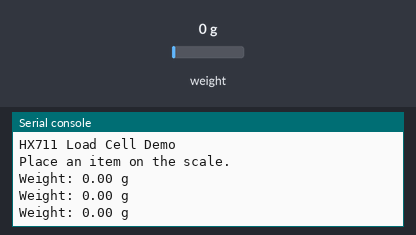
A program run on a simulated Raspberry Pi Pico running MicroPython. Parts: the last lines printed to the serial console. The inputs (shaded band) are chosen by the test bench; at power-on: weight on the scale 0 g.

Above: at 3.2 s.
3.3 s: weight on the scale set to 100 g
At 4.0 s:
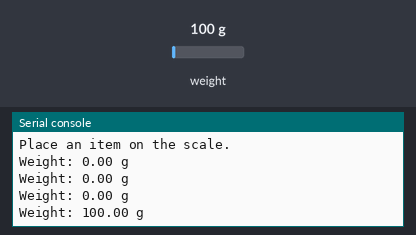
4.8 s: weight on the scale set to 1250 g
At 5.5 s:
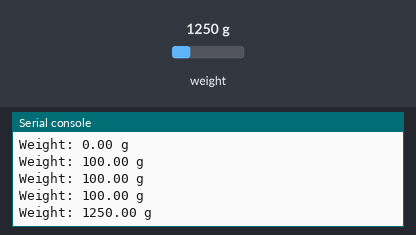
Timing chart, 0 to 7.8 s (numbered marks = the images above; inputs shaded):
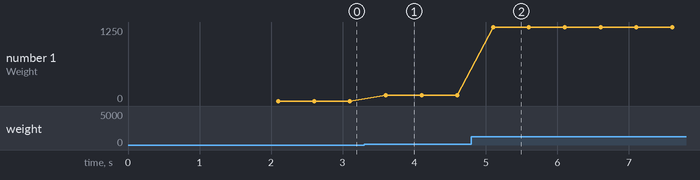

Measured:
- after the input at 3.3 s, the serial console: prints a new line after 0.30 s (image 1)
- after the input at 4.8 s, the serial console: prints a new line after 0.30 s (image 2)
- plotted number 1: 0 → 100 after the input at 3.3 s, 100 → 1250 after the input at 4.8 s

The program:

example.py
```python
# MicroPython example for Raspberry Pi Pico: uses a local hx711.py driver to tare by averaging multiple readings, applies a scale factor, and computes/prints weight in grams periodically.
#
# Buy this module: https://shillehtek.com/products/hx711-weighing-pressure-sensor-module-large-presoldered
# Full manual: https://shillehtek.com/blogs/shillehtek-product-manuals/hx711-weighing-pressure-sensor-module-large-presoldered-manual
# More examples: https://github.com/shillehbean/shillehtek-examples
#

# HX711 Load Cell Amplifier - Pico MicroPython Example
# Library: hx711.py by endail (copy to your Pico as hx711.py)
# DT  -> GP14 (physical pin 19)
# SCK -> GP15 (physical pin 20)

from machine import Pin
from hx711 import hx711
import time

DT_PIN  = Pin(14, Pin.IN, pull=Pin.PULL_DOWN)
SCK_PIN = Pin(15, Pin.OUT)

scale = hx711(SCK_PIN, DT_PIN)
scale.set_gain(128)

# Tare: read current zero point
print("Taring...")
tare = 0
for _ in range(20):
    tare += scale.read()
    time.sleep_ms(50)
tare //= 20
print("Tare value:", tare)

# Replace with your calibrated scale factor
SCALE_FACTOR = 420.0

print("HX711 Load Cell Demo")
print("Place an item on the scale.")

while True:
    raw = scale.read()
    weight_g = (raw - tare) / SCALE_FACTOR
    print("Weight: {:.2f} g".format(weight_g))
    time.sleep_ms(500)
```
